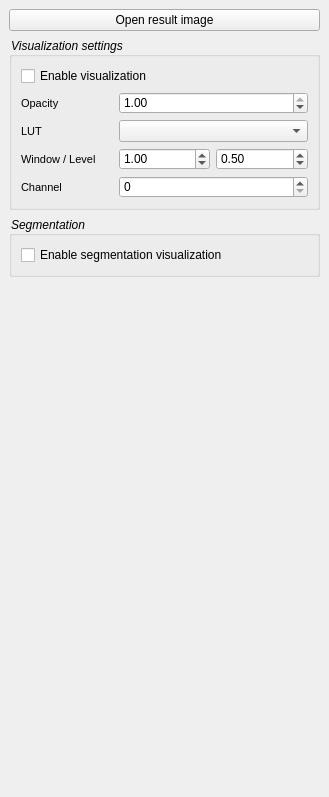
<?xml version="1.0" encoding="UTF-8"?>
<ui version="4.0">
 <class>SettingsPanel</class>
 <widget class="QScrollArea" name="SettingsPanel">
  <property name="geometry">
   <rect>
    <x>0</x>
    <y>0</y>
    <width>329</width>
    <height>797</height>
   </rect>
  </property>
  <property name="sizePolicy">
   <sizepolicy hsizetype="Expanding" vsizetype="Expanding">
    <horstretch>0</horstretch>
    <verstretch>0</verstretch>
   </sizepolicy>
  </property>
  <property name="windowTitle">
   <string>ScrollArea</string>
  </property>
  <property name="styleSheet">
   <string notr="true">QGroupBox {
	font-style: italic
}

QLabel {
	font-size: 8pt
}</string>
  </property>
  <property name="frameShape">
   <enum>QFrame::NoFrame</enum>
  </property>
  <property name="frameShadow">
   <enum>QFrame::Plain</enum>
  </property>
  <property name="lineWidth">
   <number>0</number>
  </property>
  <property name="widgetResizable">
   <bool>true</bool>
  </property>
  <widget class="QWidget" name="SettingsPanelContents">
   <property name="geometry">
    <rect>
     <x>0</x>
     <y>0</y>
     <width>331</width>
     <height>780</height>
    </rect>
   </property>
   <property name="sizePolicy">
    <sizepolicy hsizetype="Expanding" vsizetype="Preferred">
     <horstretch>0</horstretch>
     <verstretch>0</verstretch>
    </sizepolicy>
   </property>
   <layout class="QVBoxLayout" name="verticalLayout_4">
    <property name="leftMargin">
     <number>9</number>
    </property>
    <property name="topMargin">
     <number>9</number>
    </property>
    <property name="rightMargin">
     <number>9</number>
    </property>
    <property name="bottomMargin">
     <number>9</number>
    </property>
    <item>
     <widget class="QPushButton" name="OpenResultPushButton">
      <property name="text">
       <string>Open result image</string>
      </property>
     </widget>
    </item>
    <item>
     <widget class="QGroupBox" name="VisualizationGroupBox">
      <property name="title">
       <string>Visualization settings</string>
      </property>
      <layout class="QVBoxLayout" name="verticalLayout">
       <item>
        <widget class="QCheckBox" name="LikelihoodCheckBox">
         <property name="text">
          <string>Enable visualization</string>
         </property>
        </widget>
       </item>
       <item>
        <layout class="QGridLayout" name="gridLayout">
         <item row="0" column="1" colspan="2">
          <widget class="QDoubleSpinBox" name="OpacitySpinBox">
           <property name="maximum">
            <double>1.000000000000000</double>
           </property>
           <property name="singleStep">
            <double>0.100000000000000</double>
           </property>
           <property name="value">
            <double>1.000000000000000</double>
           </property>
          </widget>
         </item>
         <item row="0" column="0">
          <widget class="QLabel" name="OpacityLabel">
           <property name="text">
            <string>Opacity</string>
           </property>
          </widget>
         </item>
         <item row="3" column="0">
          <widget class="QLabel" name="WindowLevelLabel">
           <property name="text">
            <string>Window / Level</string>
           </property>
          </widget>
         </item>
         <item row="3" column="2">
          <widget class="QDoubleSpinBox" name="LevelSpinBox">
           <property name="decimals">
            <number>2</number>
           </property>
           <property name="minimum">
            <double>-4294967296.000000000000000</double>
           </property>
           <property name="maximum">
            <double>4294967296.000000000000000</double>
           </property>
           <property name="singleStep">
            <double>0.100000000000000</double>
           </property>
           <property name="value">
            <double>0.500000000000000</double>
           </property>
          </widget>
         </item>
         <item row="3" column="1">
          <widget class="QDoubleSpinBox" name="WindowSpinBox">
           <property name="minimum">
            <double>-4294967296.000000000000000</double>
           </property>
           <property name="maximum">
            <double>4294967296.000000000000000</double>
           </property>
           <property name="singleStep">
            <double>0.100000000000000</double>
           </property>
           <property name="value">
            <double>1.000000000000000</double>
           </property>
          </widget>
         </item>
         <item row="5" column="0">
          <widget class="QLabel" name="ChannelLabel">
           <property name="text">
            <string>Channel</string>
           </property>
          </widget>
         </item>
         <item row="5" column="1" colspan="2">
          <widget class="QSpinBox" name="ChannelSpinBox"/>
         </item>
         <item row="1" column="0">
          <widget class="QLabel" name="LUTLabel">
           <property name="text">
            <string>LUT</string>
           </property>
          </widget>
         </item>
         <item row="1" column="1" colspan="2">
          <widget class="QComboBox" name="LUTComboBox"/>
         </item>
        </layout>
       </item>
      </layout>
     </widget>
    </item>
    <item>
     <widget class="QGroupBox" name="SegmentationGroupBox">
      <property name="title">
       <string>Segmentation</string>
      </property>
      <layout class="QVBoxLayout" name="verticalLayout_2">
       <item>
        <widget class="QCheckBox" name="SegmentationCheckBox">
         <property name="text">
          <string>Enable segmentation visualization</string>
         </property>
        </widget>
       </item>
      </layout>
     </widget>
    </item>
    <item>
     <spacer name="Spacer">
      <property name="orientation">
       <enum>Qt::Vertical</enum>
      </property>
      <property name="sizeHint" stdset="0">
       <size>
        <width>20</width>
        <height>40</height>
       </size>
      </property>
     </spacer>
    </item>
   </layout>
  </widget>
 </widget>
 <resources/>
 <connections/>
</ui>
